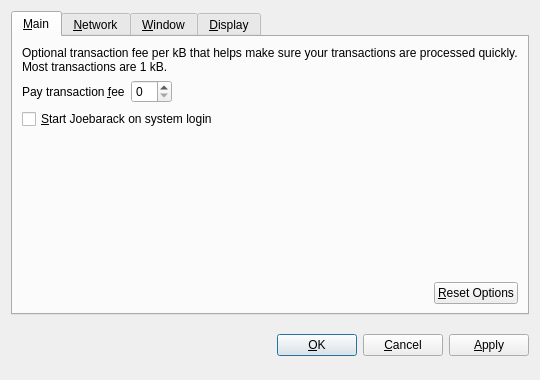
<?xml version="1.0" encoding="UTF-8"?>
<ui version="4.0">
 <class>OptionsDialog</class>
 <widget class="QDialog" name="OptionsDialog">
  <property name="geometry">
   <rect>
    <x>0</x>
    <y>0</y>
    <width>540</width>
    <height>380</height>
   </rect>
  </property>
  <property name="windowTitle">
   <string>Options</string>
  </property>
  <property name="modal">
   <bool>true</bool>
  </property>
  <layout class="QVBoxLayout" name="verticalLayout">
   <item>
    <widget class="QTabWidget" name="tabWidget">
     <property name="tabPosition">
      <enum>QTabWidget::North</enum>
     </property>
     <property name="currentIndex">
      <number>0</number>
     </property>
     <widget class="QWidget" name="tabMain">
      <attribute name="title">
       <string>&amp;Main</string>
      </attribute>
      <layout class="QVBoxLayout" name="verticalLayout_Main">
       <item>
        <widget class="QLabel" name="transactionFeeInfoLabel">
         <property name="text">
          <string>Optional transaction fee per kB that helps make sure your transactions are processed quickly. Most transactions are 1 kB.</string>
         </property>
         <property name="textFormat">
          <enum>Qt::PlainText</enum>
         </property>
         <property name="wordWrap">
          <bool>true</bool>
         </property>
        </widget>
       </item>
       <item>
        <layout class="QHBoxLayout" name="horizontalLayout_1_Main">
         <item>
          <widget class="QLabel" name="transactionFeeLabel">
           <property name="text">
            <string>Pay transaction &amp;fee</string>
           </property>
           <property name="textFormat">
            <enum>Qt::PlainText</enum>
           </property>
           <property name="buddy">
            <cstring>transactionFee</cstring>
           </property>
          </widget>
         </item>
         <item>
          <widget class="BitcoinAmountField" name="transactionFee"/>
         </item>
         <item>
          <spacer name="horizontalSpacer_1_Main">
           <property name="orientation">
            <enum>Qt::Horizontal</enum>
           </property>
           <property name="sizeHint" stdset="0">
            <size>
             <width>40</width>
             <height>20</height>
            </size>
           </property>
          </spacer>
         </item>
        </layout>
       </item>
       <item>
        <widget class="QCheckBox" name="bitcoinAtStartup">
         <property name="toolTip">
          <string>Automatically start Joebarack after logging in to the system.</string>
         </property>
         <property name="text">
          <string>&amp;Start Joebarack on system login</string>
         </property>
        </widget>
       </item>
       <item>
        <spacer name="verticalSpacer_Main">
         <property name="orientation">
          <enum>Qt::Vertical</enum>
         </property>
         <property name="sizeHint" stdset="0">
          <size>
           <width>20</width>
           <height>40</height>
          </size>
         </property>
        </spacer>
       </item>
       <item>
        <layout class="QHBoxLayout" name="horizontalLayout_2_Main">
         <item>
          <spacer name="horizontalSpacer_2_Main">
           <property name="orientation">
            <enum>Qt::Horizontal</enum>
           </property>
           <property name="sizeHint" stdset="0">
            <size>
             <width>40</width>
             <height>20</height>
            </size>
           </property>
          </spacer>
         </item>
         <item>
          <widget class="QPushButton" name="resetButton">
           <property name="toolTip">
            <string>Reset all client options to default.</string>
           </property>
           <property name="text">
            <string>&amp;Reset Options</string>
           </property>
           <property name="autoDefault">
            <bool>false</bool>
           </property>
          </widget>
         </item>
        </layout>
       </item>
      </layout>
     </widget>
     <widget class="QWidget" name="tabNetwork">
      <attribute name="title">
       <string>&amp;Network</string>
      </attribute>
      <layout class="QVBoxLayout" name="verticalLayout_Network">
       <item>
        <widget class="QCheckBox" name="mapPortUpnp">
         <property name="toolTip">
          <string>Automatically open the Joebarack client port on the router. This only works when your router supports UPnP and it is enabled.</string>
         </property>
         <property name="text">
          <string>Map port using &amp;UPnP</string>
         </property>
        </widget>
       </item>
       <item>
        <widget class="QCheckBox" name="connectSocks">
         <property name="toolTip">
          <string>Connect to the Joebarack network through a SOCKS proxy (e.g. when connecting through Tor).</string>
         </property>
         <property name="text">
          <string>&amp;Connect through SOCKS proxy:</string>
         </property>
        </widget>
       </item>
       <item>
        <layout class="QHBoxLayout" name="horizontalLayout_Network">
         <item>
          <widget class="QLabel" name="proxyIpLabel">
           <property name="text">
            <string>Proxy &amp;IP:</string>
           </property>
           <property name="textFormat">
            <enum>Qt::PlainText</enum>
           </property>
           <property name="buddy">
            <cstring>proxyIp</cstring>
           </property>
          </widget>
         </item>
         <item>
          <widget class="QValidatedLineEdit" name="proxyIp">
           <property name="maximumSize">
            <size>
             <width>140</width>
             <height>16777215</height>
            </size>
           </property>
           <property name="toolTip">
            <string>IP address of the proxy (e.g. 127.0.0.1)</string>
           </property>
          </widget>
         </item>
         <item>
          <widget class="QLabel" name="proxyPortLabel">
           <property name="text">
            <string>&amp;Port:</string>
           </property>
           <property name="textFormat">
            <enum>Qt::PlainText</enum>
           </property>
           <property name="buddy">
            <cstring>proxyPort</cstring>
           </property>
          </widget>
         </item>
         <item>
          <widget class="QLineEdit" name="proxyPort">
           <property name="maximumSize">
            <size>
             <width>55</width>
             <height>16777215</height>
            </size>
           </property>
           <property name="toolTip">
            <string>Port of the proxy (e.g. 9050)</string>
           </property>
          </widget>
         </item>
         <item>
          <widget class="QLabel" name="socksVersionLabel">
           <property name="text">
            <string>SOCKS &amp;Version:</string>
           </property>
           <property name="textFormat">
            <enum>Qt::PlainText</enum>
           </property>
           <property name="buddy">
            <cstring>socksVersion</cstring>
           </property>
          </widget>
         </item>
         <item>
          <widget class="QValueComboBox" name="socksVersion">
           <property name="toolTip">
            <string>SOCKS version of the proxy (e.g. 5)</string>
           </property>
          </widget>
         </item>
         <item>
          <spacer name="horizontalSpacer_Network">
           <property name="orientation">
            <enum>Qt::Horizontal</enum>
           </property>
           <property name="sizeHint" stdset="0">
            <size>
             <width>40</width>
             <height>20</height>
            </size>
           </property>
          </spacer>
         </item>
        </layout>
       </item>
       <item>
        <spacer name="verticalSpacer_Network">
         <property name="orientation">
          <enum>Qt::Vertical</enum>
         </property>
         <property name="sizeHint" stdset="0">
          <size>
           <width>20</width>
           <height>40</height>
          </size>
         </property>
        </spacer>
       </item>
      </layout>
     </widget>
     <widget class="QWidget" name="tabWindow">
      <attribute name="title">
       <string>&amp;Window</string>
      </attribute>
      <layout class="QVBoxLayout" name="verticalLayout_Window">
       <item>
        <widget class="QCheckBox" name="minimizeToTray">
         <property name="toolTip">
          <string>Show only a tray icon after minimizing the window.</string>
         </property>
         <property name="text">
          <string>&amp;Minimize to the tray instead of the taskbar</string>
         </property>
        </widget>
       </item>
       <item>
        <widget class="QCheckBox" name="minimizeOnClose">
         <property name="toolTip">
          <string>Minimize instead of exit the application when the window is closed. When this option is enabled, the application will be closed only after selecting Quit in the menu.</string>
         </property>
         <property name="text">
          <string>M&amp;inimize on close</string>
         </property>
        </widget>
       </item>
       <item>
        <spacer name="verticalSpacer_Window">
         <property name="orientation">
          <enum>Qt::Vertical</enum>
         </property>
         <property name="sizeHint" stdset="0">
          <size>
           <width>20</width>
           <height>40</height>
          </size>
         </property>
        </spacer>
       </item>
      </layout>
     </widget>
     <widget class="QWidget" name="tabDisplay">
      <attribute name="title">
       <string>&amp;Display</string>
      </attribute>
      <layout class="QVBoxLayout" name="verticalLayout_Display">
       <item>
        <layout class="QHBoxLayout" name="horizontalLayout_1_Display">
         <item>
          <widget class="QLabel" name="langLabel">
           <property name="text">
            <string>User Interface &amp;language:</string>
           </property>
           <property name="textFormat">
            <enum>Qt::PlainText</enum>
           </property>
           <property name="buddy">
            <cstring>lang</cstring>
           </property>
          </widget>
         </item>
         <item>
          <widget class="QValueComboBox" name="lang">
           <property name="toolTip">
            <string>The user interface language can be set here. This setting will take effect after restarting Joebarack.</string>
           </property>
          </widget>
         </item>
        </layout>
       </item>
       <item>
        <layout class="QHBoxLayout" name="horizontalLayout_2_Display">
         <item>
          <widget class="QLabel" name="unitLabel">
           <property name="text">
            <string>&amp;Unit to show amounts in:</string>
           </property>
           <property name="textFormat">
            <enum>Qt::PlainText</enum>
           </property>
           <property name="buddy">
            <cstring>unit</cstring>
           </property>
          </widget>
         </item>
         <item>
          <widget class="QValueComboBox" name="unit">
           <property name="toolTip">
            <string>Choose the default subdivision unit to show in the interface and when sending coins.</string>
           </property>
          </widget>
         </item>
        </layout>
       </item>
       <item>
        <widget class="QCheckBox" name="displayAddresses">
         <property name="toolTip">
          <string>Whether to show Joebarack addresses in the transaction list or not.</string>
         </property>
         <property name="text">
          <string>&amp;Display addresses in transaction list</string>
         </property>
        </widget>
       </item>
       <item>
        <spacer name="verticalSpacer_Display">
         <property name="orientation">
          <enum>Qt::Vertical</enum>
         </property>
         <property name="sizeHint" stdset="0">
          <size>
           <width>20</width>
           <height>40</height>
          </size>
         </property>
        </spacer>
       </item>
      </layout>
     </widget>
    </widget>
   </item>
   <item>
    <layout class="QHBoxLayout" name="horizontalLayout_Buttons">
     <item>
      <spacer name="horizontalSpacer_1">
       <property name="orientation">
        <enum>Qt::Horizontal</enum>
       </property>
       <property name="sizeHint" stdset="0">
        <size>
         <width>40</width>
         <height>48</height>
        </size>
       </property>
      </spacer>
     </item>
     <item>
      <widget class="QLabel" name="statusLabel">
       <property name="font">
        <font>
         <weight>75</weight>
         <bold>true</bold>
        </font>
       </property>
       <property name="text">
        <string/>
       </property>
       <property name="textFormat">
        <enum>Qt::PlainText</enum>
       </property>
       <property name="wordWrap">
        <bool>true</bool>
       </property>
      </widget>
     </item>
     <item>
      <spacer name="horizontalSpacer_2">
       <property name="orientation">
        <enum>Qt::Horizontal</enum>
       </property>
       <property name="sizeHint" stdset="0">
        <size>
         <width>40</width>
         <height>48</height>
        </size>
       </property>
      </spacer>
     </item>
     <item>
      <widget class="QPushButton" name="okButton">
       <property name="text">
        <string>&amp;OK</string>
       </property>
      </widget>
     </item>
     <item>
      <widget class="QPushButton" name="cancelButton">
       <property name="text">
        <string>&amp;Cancel</string>
       </property>
       <property name="autoDefault">
        <bool>false</bool>
       </property>
      </widget>
     </item>
     <item>
      <widget class="QPushButton" name="applyButton">
       <property name="text">
        <string>&amp;Apply</string>
       </property>
       <property name="autoDefault">
        <bool>false</bool>
       </property>
      </widget>
     </item>
    </layout>
   </item>
  </layout>
 </widget>
 <customwidgets>
  <customwidget>
   <class>BitcoinAmountField</class>
   <extends>QSpinBox</extends>
   <header>bitcoinamountfield.h</header>
  </customwidget>
  <customwidget>
   <class>QValueComboBox</class>
   <extends>QComboBox</extends>
   <header>qvaluecombobox.h</header>
  </customwidget>
  <customwidget>
   <class>QValidatedLineEdit</class>
   <extends>QLineEdit</extends>
   <header>qvalidatedlineedit.h</header>
  </customwidget>
 </customwidgets>
 <resources/>
 <connections/>
</ui>
